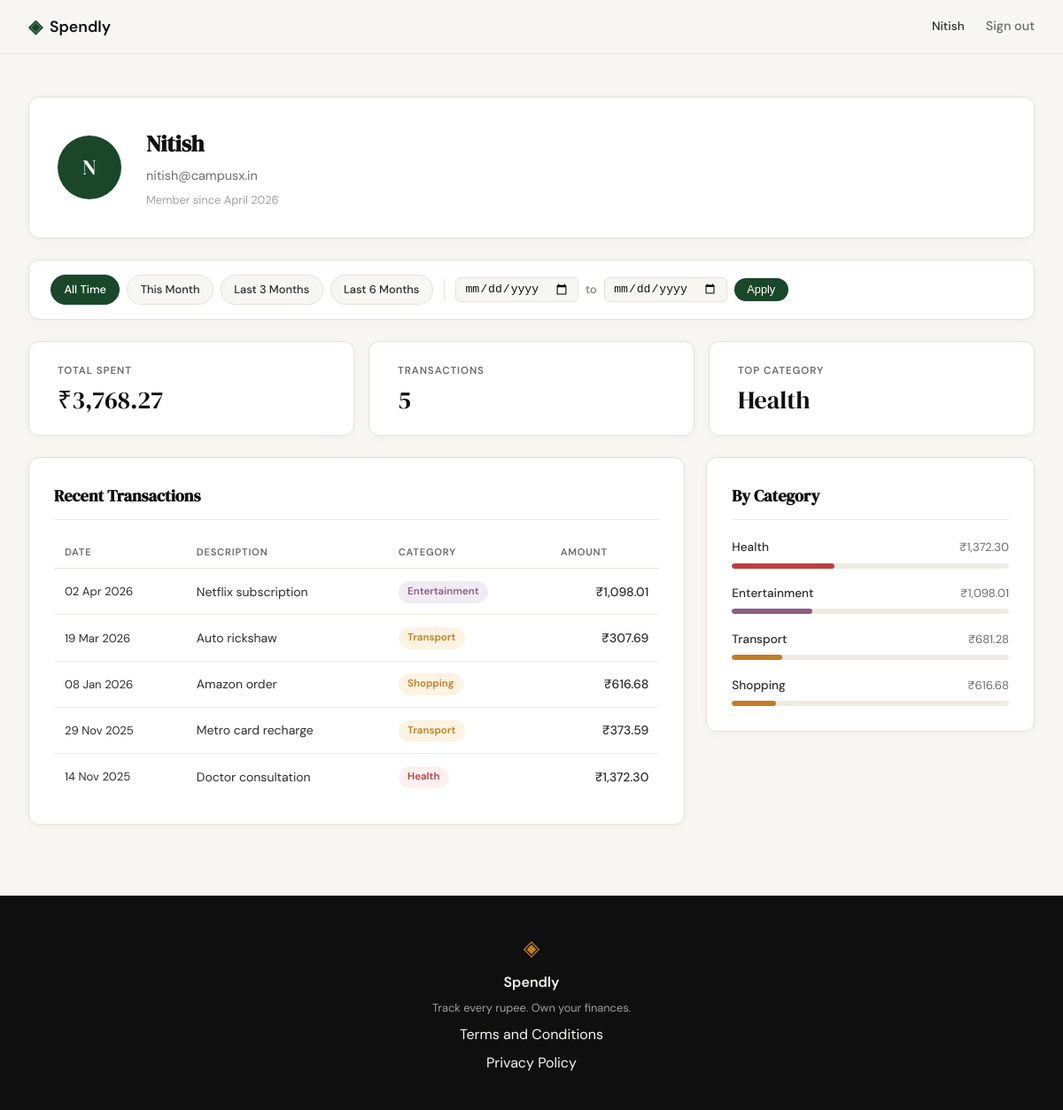
/profile (signed in), run on the app's committed database.
### tables this page shows
CREATE TABLE users (
            id            INTEGER PRIMARY KEY AUTOINCREMENT,
            name          TEXT    NOT NULL,
            email         TEXT    UNIQUE NOT NULL,
            password_hash TEXT    NOT NULL,
            created_at    TEXT    DEFAULT (datetime('now'))
        );

CREATE TABLE expenses (
            id          INTEGER PRIMARY KEY AUTOINCREMENT,
            user_id     INTEGER NOT NULL REFERENCES users(id),
            amount      REAL    NOT NULL,
            category    TEXT    NOT NULL,
            date        TEXT    NOT NULL,
            description TEXT,
            created_at  TEXT    DEFAULT (datetime('now'))
        );

### app.py (the view)
@app.route("/profile")
def profile():
    if not session.get("user_id"):
        return redirect(url_for("login"))
    uid = session["user_id"]
    today = date.today()
    date_from = _parse_date(request.args.get("date_from"))
    date_to = _parse_date(request.args.get("date_to"))
    if date_from and date_to and date_from > date_to:
        flash("Start date must be before end date.", "error")
        date_from = date_to = None
    today_str = today.isoformat()
    this_month_from = today.replace(day=1).isoformat()
    this_month_to = today.replace(
        day=calendar.monthrange(today.year, today.month)[1]
    ).isoformat()
    presets = {
        "this_month": {"date_from": this_month_from, "date_to": this_month_to},
        "last_3":     {"date_from": _months_ago(today, 3), "date_to": today_str},
        "last_6":     {"date_from": _months_ago(today, 6), "date_to": today_str},
    }
    return render_template(
        "profile.html",
        user=get_user_by_id(uid),
        stats=get_summary_stats(uid, date_from, date_to),
        expenses=get_recent_transactions(uid, date_from=date_from, date_to=date_to),
        categories=get_category_breakdown(uid, date_from, date_to),
        date_from=date_from,
        date_to=date_to,
        presets=presets,
    )

### app.py (called while the page is built)
def _parse_date(val):
    try:
        datetime.strptime(val, "%Y-%m-%d")
        return val
    except (ValueError, TypeError):
        return None

def _months_ago(today, n):
    m, y = today.month - n, today.year
    while m <= 0:
        m += 12
        y -= 1
    return date(y, m, 1).isoformat()

### database/db.py (called while the page is built)
def get_db():
    conn = sqlite3.connect(DB_PATH)
    conn.row_factory = sqlite3.Row
    conn.execute("PRAGMA foreign_keys = ON")
    return conn

### database/queries.py (called while the page is built)
def _build_date_filter(date_from, date_to):
    if date_from and date_to:
        return "AND date BETWEEN ? AND ?", [date_from, date_to]
    return "", []

def get_user_by_id(user_id):
    conn = get_db()
    row = conn.execute(
        "SELECT id, name, email, created_at FROM users WHERE id = ?",
        (user_id,),
    ).fetchone()
    conn.close()
    if row is None:
        return None
    name = row["name"]
    initials = "".join(w[0].upper() for w in name.split() if w)
    member_since = datetime.strptime(row["created_at"], "%Y-%m-%d %H:%M:%S").strftime("%B %Y")
    return {
        "name": name,
        "email": row["email"],
        "initials": initials,
        "member_since": member_since,
    }

def get_recent_transactions(user_id, limit=10, date_from=None, date_to=None):
    date_clause, date_params = _build_date_filter(date_from, date_to)
    params = [user_id] + date_params + [limit]
    conn = get_db()
    rows = conn.execute(
        "SELECT date, description, category, amount "
        "FROM expenses "
        "WHERE user_id = ? "
        + date_clause +
        " ORDER BY date DESC, id DESC "
        "LIMIT ?",
        params,
    ).fetchall()
    conn.close()
    return [
        {
            "date": datetime.strptime(row["date"], "%Y-%m-%d").strftime("%d %b %Y"),
            "description": row["description"],
            "category": row["category"],
            "amount": "{:,.2f}".format(row["amount"]),
        }
        for row in rows
    ]

### templates/profile.html (shortened to what this page needs)
{% extends "base.html" %}
{% block head %}
<link rel="stylesheet" href="{{ url_for('static', filename='css/profile.css') }}">
{% endblock %}
{% block content %}
<div class="profile-page">
    <div class="profile-inner">
        <div class="profile-header-card">
            <div class="profile-avatar">{{ user.initials }}</div>
            <div class="profile-info">
                <h1 class="profile-name">{{ user.name }}</h1>
                <p class="profile-email">{{ user.email }}</p>
                <p class="profile-since">Member since {{ user.member_since }}</p>
            </div>
        </div>
        <div class="filter-bar">
            <div class="filter-presets">
                <a href="{{ url_for('profile') }}"
                   class="filter-preset-btn{% if not date_from and not date_to %} filter-preset-btn--active{% endif %}">
                    All Time
                </a>
                <a href="{{ url_for('profile', date_from=presets.this_month.date_from, date_to=presets.this_month.date_to) }}"
                   class="filter-preset-btn{% if date_from == presets.this_month.date_from and date_to == presets.this_month.date_to %} filter-preset-btn--active{% endif %}">
                    This Month
                </a>
                <a href="{{ url_for('profile', date_from=presets.last_3.date_from, date_to=presets.last_3.date_to) }}"
                   class="filter-preset-btn{% if date_from == presets.last_3.date_from and date_to == presets.last_3.date_to %} filter-preset-btn--active{% endif %}">
                    Last 3 Months
                </a>
                <a href="{{ url_for('profile', date_from=presets.last_6.date_from, date_to=presets.last_6.date_to) }}"
                   class="filter-preset-btn{% if date_from == presets.last_6.date_from and date_to == presets.last_6.date_to %} filter-preset-btn--active{% endif %}">
                    Last 6 Months
                </a>
            </div>
            <form class="filter-form" method="GET" action="{{ url_for('profile') }}">
                <input type="date" name="date_from" class="filter-date-input"
                       value="{{ date_from or '' }}">
                <span class="filter-to-label">to</span>
                <input type="date" name="date_to" class="filter-date-input"
                       value="{{ date_to or '' }}">
                <button type="submit" class="filter-apply-btn">Apply</button>
            </form>
        </div>
        <div class="profile-stats">
            <div class="stat-card">
                <span class="stat-label">Total Spent</span>
                <span class="stat-value">₹{{ stats.total }}</span>
            </div>
            <div class="stat-card">
                <span class="stat-label">Transactions</span>
                <span class="stat-value">{{ stats.count }}</span>
            </div>
            <div class="stat-card">
                <span class="stat-label">Top Category</span>
                <span class="stat-value">{{ stats.top_category }}</span>
            </div>
        </div>
        <div class="profile-grid">
            <div class="profile-section">
                <h2 class="section-title">Recent Transactions</h2>
                <div class="tx-table-wrapper">
                    <table class="tx-table">
                        <thead>
                            <tr>
                                <th>Date</th>
                                <th>Description</th>
                                <th>Category</th>
                                <th class="tx-amount-col">Amount</th>
                            </tr>
                        </thead>
                        <tbody>
                            {% for tx in expenses %}
                            <tr>
                                <td class="tx-date">{{ tx.date }}</td>
                                <td class="tx-desc">{{ tx.description }}</td>
                                <td>
                                    <span class="cat-badge cat-badge--{{ tx.category | lower }}">
                                        {{ tx.category }}
                                    </span>
                                </td>
                                <td class="tx-amount">₹{{ tx.amount }}</td>
                            </tr>
                            {% endfor %}
                        </tbody>
                    </table>
                </div>
            </div>
            <div class="profile-section">
                <h2 class="section-title">By Category</h2>
                <div class="category-list">
                    {% for cat in categories %}
                    <div class="cat-row">
                        <div class="cat-row-header">
                            <span class="cat-row-name">{{ cat.name }}</span>
                            <span class="cat-row-amount">₹{{ cat.amount }}</span>
                        </div>
                        <div class="cat-bar-track">
                            <div class="cat-bar cat-bar--{{ cat.name | lower }}"
                                 style="width: {{ cat.percent }}%"></div>
                        </div>
                    </div>
                    {% endfor %}
                </div>
            </div>
        </div>
    </div>
</div>
{% endblock %}

### templates/base.html (shortened to what this page needs)
<!DOCTYPE html>
<html lang="en">
<head>
    <link rel="stylesheet" href="{{ url_for('static', filename='css/style.css') }}">
    {% block head %}{% endblock %}
</head>
<body>
    <nav class="navbar">
        <div class="nav-inner">
            <a href="{{ url_for('landing') }}" class="nav-brand">
                <span class="brand-icon">◈</span>
                <span class="brand-name">Spendly</span>
            </a>
            <div class="nav-links">
                {% if session.user_id %}
                <span class="nav-username">{{ session.user_name }}</span>
                <a href="{{ url_for('logout') }}">Sign out</a>
                {% else %}
                <a href="{{ url_for('login') }}">Sign in</a>
                <a href="{{ url_for('register') }}" class="nav-cta">Get started</a>
                {% endif %}
            </div>
        </div>
    </nav>
    <main class="main-content">
        {% block content %}{% endblock %}
    </main>
    <footer class="footer">
        <div class="footer-inner">
            <span class="brand-icon">◈</span>
            <span class="footer-name">Spendly</span>
            <p class="footer-copy">Track every rupee. Own your finances.</p>
            <a href="/terms">Terms and Conditions</a>
            <a href="/privacy">Privacy Policy</a>
        </div>
    </footer>
</body>
</html>

### static/css/style.css (style rules this page uses)
:root { --ink: #0f0f0f; --ink-soft: #2d2d2d; --ink-muted: #6b6b6b; --ink-faint: #a0a0a0; --paper: #f7f6f3; --paper-warm: #f0ede6; --paper-card: #ffffff; --accent: #1a472a; --accent-light: #e8f0eb; --accent-2: #c17f24; --accent-2-light: #fdf3e3; --danger: #c0392b; --danger-light: #fdecea; --success: #1a472a; --success-light: #e8f0eb; --border: #e4e1da; --border-soft: #eeebe4; --font-display: 'DM Serif Display', Georgia, serif; --font-body: 'DM Sans', system-ui, sans-serif; --max-width: 1200px; --auth-width: 440px; --radius-sm: 6px; --radius-md: 12px; --radius-lg: 20px; }
*, *::before, *::after { box-sizing: border-box; margin: 0; padding: 0; }
html { font-size: 16px; scroll-behavior: smooth; }
body { background: var(--paper); color: var(--ink); font-family: var(--font-body); font-size: 1rem; line-height: 1.6; -webkit-font-smoothing: antialiased; }
a { color: inherit; text-decoration: none; }
.navbar { position: sticky; top: 0; z-index: 100; background: var(--paper); border-bottom: 1px solid var(--border); padding: 0 2rem; }
.nav-inner { max-width: var(--max-width); margin: 0 auto; height: 60px; display: flex; align-items: center; justify-content: space-between; }
.nav-brand { display: flex; align-items: center; gap: 0.5rem; font-family: var(--font-body); font-weight: 600; font-size: 1.1rem; color: var(--ink); }
.brand-icon { color: var(--accent); font-size: 1.3rem; }
.brand-name { color: var(--ink); }
.nav-links { display: flex; align-items: center; gap: 1.5rem; font-size: 0.9rem; font-weight: 500; }
.nav-links a { color: var(--ink-muted); transition: color 0.2s; }
.main-content { min-height: calc(100vh - 60px - 100px); }
.footer { background: var(--ink); color: var(--paper); padding: 2.5rem 2rem; text-align: center; }
.footer-inner { display: flex; flex-direction: column; align-items: center; gap: 0.4rem; }
.footer .brand-icon { color: var(--accent-2); font-size: 1.5rem; }
.footer-name { font-weight: 600; font-size: 1rem; }
.footer-copy { font-size: 0.8rem; color: var(--ink-faint); }

### data on the page
users: user_name "Nitish", name "Nitish", email "nitish@campusx.in"
expenses: top_category "Health", date "14 Nov 2025", description "Doctor consultation", category "Health", amount "1,372.30", name "Health", {{ cat.percent }} 37 (drawn)
expenses: date "02 Apr 2026", description "Netflix subscription", category "Entertainment", amount "1,098.01", name "Entertainment", {{ cat.percent }} 29 (drawn)
expenses: date "19 Mar 2026", description "Auto rickshaw", category "Transport", amount "307.69"
expenses: date "08 Jan 2026", description "Amazon order", category "Shopping", amount "616.68", name "Shopping", {{ cat.percent }} 16 (drawn)
expenses: date "29 Nov 2025", description "Metro card recharge", category "Transport", amount "373.59"

### other printed values
{{ user.initials }} "N"
{{ user.member_since }} "April 2026"
{{ stats.total }} "3,768.27"
{{ stats.count }} "5"
{{ cat.name }} "Transport"
{{ cat.amount }} "681.28"
